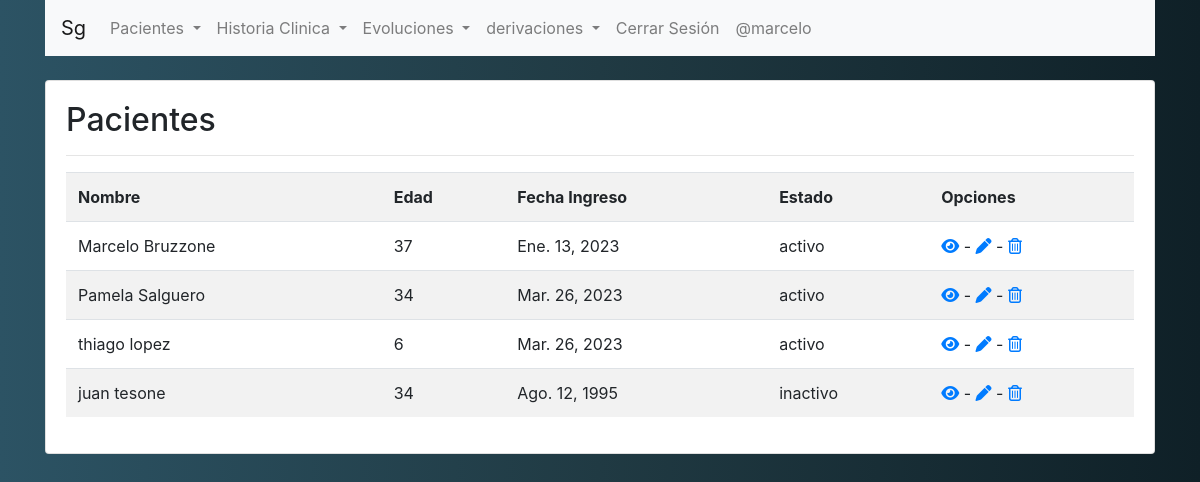
The app's page /listar-pacientes/ (signed in) with its own data.
### gestion/models.py (models this page shows, shortened)
class paciente(models.Model):
    nombre = models.CharField(max_length=100)
    apellido = models.CharField(max_length=100, blank=True)
    edad = models.IntegerField(blank=True)
    diagnostico_presuntivo = models.CharField(max_length=200, blank=True)
    motivo_consulta = models.CharField(max_length=200, blank=True)
    derivado = models.BooleanField(default=False)
    detalle_derivacion = models.CharField(max_length=200, blank=True)
    dni = models.CharField(max_length=100, blank=True)
    fecha_ingreso = models.DateField(blank=True, null=True)
    telefono = models.CharField(max_length=100, blank=True)
    email = models.EmailField(blank=True)
    estado = models.CharField(blank=True, null=True)
    estado_choices = (
        ('activo', 'activo'),
        ('inactivo', 'inactivo'),
        ('alta', 'alta'),
        ('derivado', 'derivado')
    )
    estado = models.CharField(
        max_length=20, choices=estado_choices, default='activo')
    imagen = models.ImageField(upload_to='pacientes', blank=True)

### gestion/views.py (the view)
# urls.py: path('listar-pacientes/', listar_pacientes, name='listar_pacientes'),
@permission_required('api.view_paciente')
def listar_pacientes(request):
    pacientes = paciente.objects.all().order_by('apellido')
    data = {
        'pacientes': pacientes
    }
    return render(request, 'gestion/paciente/listar.html', data)

### gestion/templates/gestion/paciente/listar.html (shortened to what this page needs)
{% extends "gestion/layout.html" %} {% block body %} {% load crispy_forms_tags%}
{% if pacientes %}
<div class="card">
  <card class="card-body">
    <h2>Pacientes</h2>
    <hr />
    <table class="table table-striped table-hover table-responsive-sm">
      <tr>
        <th>Nombre</th>
        <th>Edad</th>
        <th>Fecha Ingreso</th>
        <th>Estado</th>
        <th>Opciones</th>
      </tr>
      {% for paciente in pacientes %}
      <tr>
        <td>{{paciente.nombre}} {{paciente.apellido}}</td>
        <td>{{paciente.edad}}</td>
        <td>{{paciente.fecha_ingreso}}</td>
        <td>{{paciente.estado}}</td>
        <td>
          <a
            href="{% url 'gestion:detalle_paciente' paciente.id %}"
            class="fas fa-eye"
          ></a>
          {% if perms.api.change_paciente %}
          <a> - </a>
          <a
            href="{% url 'gestion:modificar_paciente' paciente.id %}"
            class="fas fa-pen"
          ></a>
          {% endif %} {% if perms.api.delete_paciente %}
          <a> - </a>
          <a
            href="#"
            class="far fa-trash-alt"
            onclick="eliminarPaciente({{paciente.id}})"
          ></a>
          {% endif %}
        </td>
      </tr>
      {% endfor %}
    </table>
  </card>
</div>
{% else %}
<h2>No hay Pacientes registrados</h2>
<br />
{% endif %} {% endblock %}

### gestion/templates/gestion/layout.html (shortened to what this page needs)
{% load static %}
<!DOCTYPE html>
<html lang="en">
  <head>
    <link
      rel="stylesheet"
      href="https://cdn.jsdelivr.net/npm/bootstrap@4.6.1/dist/css/bootstrap.min.css"
    />
  </head>
  <body style="background: #0F2027;
  background: -webkit-linear-gradient(to right, #2C5364, #203A43, #0F2027);
  background: linear-gradient(to right, #2C5364, #203A43, #0F2027);">
    <div class="container">
    <nav class="navbar navbar-expand-lg navbar-light bg-light">
      <a class="navbar-brand" href="{% url 'gestion:index' %}">Sg</a>
      <div class="collapse navbar-collapse" id="navbarSupportedContent">
        <ul class="navbar-nav mr-auto">
          <li class="nav-item dropdown">
            <a
              class="nav-link dropdown-toggle"
              href="#"
              id="navbarDropdown"
              role="button"
              data-toggle="dropdown"
              aria-expanded="false"
            >
              Pacientes
            </a>
          </li>
          <li class="nav-item dropdown">
            <a
              class="nav-link dropdown-toggle"
              href="#"
              id="navbarDropdown"
              role="button"
              data-toggle="dropdown"
              aria-haspopup="true"
              aria-expanded="false"
            >
              Historia Clinica
            </a>
          </li>
          <li class="nav-item dropdown">
            <a
              class="nav-link dropdown-toggle"
              href="#"
              id="navbarDropdown"
              role="button"
              data-toggle="dropdown"
              aria-haspopup="true"
              aria-expanded="false"
            >
              Evoluciones
            </a>
          </li>
          <li class="nav-item dropdown">
            <a
              class="nav-link dropdown-toggle"
              href="#"
              id="navbarDropdown"
              role="button"
              data-toggle="dropdown"
              aria-haspopup="true"
              aria-expanded="false"
            >
              derivaciones
            </a>
          </li>
          {% if user.is_authenticated %}
              <li class="nav-item">
                <a class="nav-link" href="{% url 'logout' %}">Cerrar Sesión</a>
              </li>
              <li class="nav-item">
                <a class="nav-link" href="#">@{{user.username}}</a>
              </li class="nav-item">
              {% endif %}
        </ul>
      </div>
    </nav>
  </div>
    <br />
    <div class="container">{% block body %} {% endblock %}</div>
  </body>
</html>

### records on screen
paciente: nombre "Marcelo", apellido "Bruzzone", edad "37", fecha_ingreso "Ene. 13, 2023", estado "activo"
paciente: nombre "Pamela", apellido "Salguero", edad "34", fecha_ingreso "Mar. 26, 2023", estado "activo"
paciente: nombre "thiago", apellido "lopez", edad "6", fecha_ingreso "Mar. 26, 2023", estado "activo"
paciente: nombre "juan", apellido "tesone", edad "34", fecha_ingreso "Ago. 12, 1995", estado "inactivo"

### other values on screen
{{ user.username }} "marcelo"
